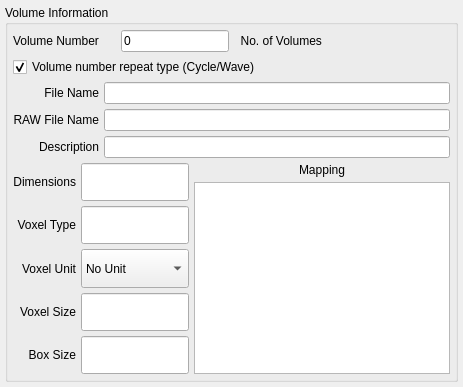
     <widget class="QWidget" name="tab_1">
      <attribute name="title">
       <string>Tab 1</string>
      </attribute>
      <layout class="QVBoxLayout" name="verticalLayout_9">
       <property name="spacing">
        <number>5</number>
       </property>
       <property name="margin">
        <number>5</number>
       </property>
       <item>
        <widget class="QGroupBox" name="groupBox">
         <property name="title">
          <string>Volume Information</string>
         </property>
         <layout class="QVBoxLayout" name="verticalLayout_2">
          <property name="spacing">
           <number>5</number>
          </property>
          <property name="margin">
           <number>5</number>
          </property>
          <item>
           <layout class="QHBoxLayout">
            <item>
             <layout class="QHBoxLayout">
              <item>
               <widget class="QLabel" name="label_10">
                <property name="text">
                 <string>Volume Number</string>
                </property>
               </widget>
              </item>
              <item>
               <widget class="QLineEdit" name="m_volnum">
                <property name="sizePolicy">
                 <sizepolicy hsizetype="Minimum" vsizetype="MinimumExpanding">
                  <horstretch>0</horstretch>
                  <verstretch>0</verstretch>
                 </sizepolicy>
                </property>
                <property name="text">
                 <string>0</string>
                </property>
               </widget>
              </item>
             </layout>
            </item>
            <item>
             <widget class="QLabel" name="m_maxVolumes">
              <property name="text">
               <string>  No. of Volumes</string>
              </property>
             </widget>
            </item>
           </layout>
          </item>
          <item>
           <widget class="QCheckBox" name="m_repeatType">
            <property name="text">
             <string>Volume number repeat type (Cycle/Wave)</string>
            </property>
            <property name="checked">
             <bool>true</bool>
            </property>
           </widget>
          </item>
          <item>
           <layout class="QHBoxLayout">
            <item>
             <layout class="QVBoxLayout">
              <item>
               <widget class="QLabel" name="label">
                <property name="text">
                 <string>File Name</string>
                </property>
                <property name="alignment">
                 <set>Qt::AlignRight|Qt::AlignTrailing|Qt::AlignVCenter</set>
                </property>
               </widget>
              </item>
              <item>
               <widget class="QLabel" name="label_2">
                <property name="text">
                 <string>RAW File Name</string>
                </property>
                <property name="alignment">
                 <set>Qt::AlignRight|Qt::AlignTrailing|Qt::AlignVCenter</set>
                </property>
               </widget>
              </item>
              <item>
               <widget class="QLabel" name="label_3">
                <property name="text">
                 <string>Description</string>
                </property>
                <property name="alignment">
                 <set>Qt::AlignRight|Qt::AlignTrailing|Qt::AlignVCenter</set>
                </property>
               </widget>
              </item>
             </layout>
            </item>
            <item>
             <layout class="QVBoxLayout">
              <item>
               <widget class="QLineEdit" name="m_pvlFile">
                <property name="sizePolicy">
                 <sizepolicy hsizetype="Expanding" vsizetype="MinimumExpanding">
                  <horstretch>0</horstretch>
                  <verstretch>0</verstretch>
                 </sizepolicy>
                </property>
               </widget>
              </item>
              <item>
               <widget class="QLineEdit" name="m_rawFile">
                <property name="sizePolicy">
                 <sizepolicy hsizetype="Expanding" vsizetype="MinimumExpanding">
                  <horstretch>0</horstretch>
                  <verstretch>0</verstretch>
                 </sizepolicy>
                </property>
               </widget>
              </item>
              <item>
               <widget class="QLineEdit" name="m_description">
                <property name="sizePolicy">
                 <sizepolicy hsizetype="Expanding" vsizetype="MinimumExpanding">
                  <horstretch>0</horstretch>
                  <verstretch>0</verstretch>
                 </sizepolicy>
                </property>
               </widget>
              </item>
             </layout>
            </item>
           </layout>
          </item>
          <item>
           <layout class="QHBoxLayout">
            <item>
             <layout class="QHBoxLayout">
              <item>
               <layout class="QVBoxLayout">
                <item>
                 <widget class="QLabel" name="label_8">
                  
                  <property name="text">
                   <string>Dimensions</string>
                  </property>
                  <property name="alignment">
                   <set>Qt::AlignRight|Qt::AlignTrailing|Qt::AlignVCenter</set>
                  </property>
                 </widget>
                </item>
                <item>
                 <widget class="QLabel" name="label_4">
                  
                  <property name="text">
                   <string>Voxel Type</string>
                  </property>
                  <property name="alignment">
                   <set>Qt::AlignRight|Qt::AlignTrailing|Qt::AlignVCenter</set>
                  </property>
                 </widget>
                </item>
                <item>
                 <widget class="QLabel" name="label_5">
                  
                  <property name="text">
                   <string>Voxel Unit</string>
                  </property>
                  <property name="alignment">
                   <set>Qt::AlignRight|Qt::AlignTrailing|Qt::AlignVCenter</set>
                  </property>
                 </widget>
                </item>
                <item>
                 <widget class="QLabel" name="label_6">
                  
                  <property name="text">
                   <string>Voxel Size</string>
                  </property>
                  <property name="alignment">
                   <set>Qt::AlignRight|Qt::AlignTrailing|Qt::AlignVCenter</set>
                  </property>
                 </widget>
                </item>
                <item>
                 <widget class="QLabel" name="label_38">
                  
                  <property name="text">
                   <string>Box Size</string>
                  </property>
                  <property name="alignment">
                   <set>Qt::AlignRight|Qt::AlignTrailing|Qt::AlignVCenter</set>
                  </property>
                 </widget>
                </item>
               </layout>
              </item>
              <item>
               <layout class="QVBoxLayout">
                <item>
                 <widget class="QLineEdit" name="m_dimensions">
                  <property name="sizePolicy">
                   <sizepolicy hsizetype="Expanding" vsizetype="MinimumExpanding">
                    <horstretch>0</horstretch>
                    <verstretch>0</verstretch>
                   </sizepolicy>
                  </property>
                 </widget>
                </item>
                <item>
                 <widget class="QLineEdit" name="m_voxelType">
                  <property name="sizePolicy">
                   <sizepolicy hsizetype="Expanding" vsizetype="MinimumExpanding">
                    <horstretch>0</horstretch>
                    <verstretch>0</verstretch>
                   </sizepolicy>
                  </property>
                 </widget>
                </item>
                <item>
                 <widget class="QComboBox" name="m_voxelUnit">
                  <property name="sizePolicy">
                   <sizepolicy hsizetype="Preferred" vsizetype="MinimumExpanding">
                    <horstretch>0</horstretch>
                    <verstretch>0</verstretch>
                   </sizepolicy>
                  </property>
                  <item>
                   <property name="text">
                    <string>No Unit</string>
                   </property>
                  </item>
                  <item>
                   <property name="text">
                    <string>Angstrom</string>
                   </property>
                  </item>
                  <item>
                   <property name="text">
                    <string>Nanometer</string>
                   </property>
                  </item>
                  <item>
                   <property name="text">
                    <string>Micron</string>
                   </property>
                  </item>
                  <item>
                   <property name="text">
                    <string>Millimeter</string>
                   </property>
                  </item>
                  <item>
                   <property name="text">
                    <string>Centimeter</string>
                   </property>
                  </item>
                  <item>
                   <property name="text">
                    <string>Meter</string>
                   </property>
                  </item>
                  <item>
                   <property name="text">
                    <string>Kilometer</string>
                   </property>
                  </item>
                  <item>
                   <property name="text">
                    <string>Parsec</string>
                   </property>
                  </item>
                  <item>
                   <property name="text">
                    <string>Kiloparsec</string>
                   </property>
                  </item>
                 </widget>
                </item>
                <item>
                 <widget class="QLineEdit" name="m_voxelSize">
                  <property name="sizePolicy">
                   <sizepolicy hsizetype="Expanding" vsizetype="MinimumExpanding">
                    <horstretch>0</horstretch>
                    <verstretch>0</verstretch>
                   </sizepolicy>
                  </property>
                 </widget>
                </item>
                <item>
                 <widget class="QLineEdit" name="m_boxSize">
                  <property name="sizePolicy">
                   <sizepolicy hsizetype="Expanding" vsizetype="MinimumExpanding">
                    <horstretch>0</horstretch>
                    <verstretch>0</verstretch>
                   </sizepolicy>
                  </property>
                 </widget>
                </item>
               </layout>
              </item>
             </layout>
            </item>
            <item>
             <layout class="QVBoxLayout">
              <item>
               <widget class="QLabel" name="label_9">
                <property name="text">
                 <string>Mapping</string>
                </property>
                <property name="alignment">
                 <set>Qt::AlignCenter</set>
                </property>
               </widget>
              </item>
              <item>
               <widget class="QListWidget" name="m_mapping">
                <property name="sizePolicy">
                 <sizepolicy hsizetype="Fixed" vsizetype="Expanding">
                  <horstretch>0</horstretch>
                  <verstretch>0</verstretch>
                 </sizepolicy>
                </property>
                
                
               </widget>
              </item>
             </layout>
            </item>
           </layout>
          </item>
         </layout>
        </widget>
       </item>
      </layout>
     </widget>
